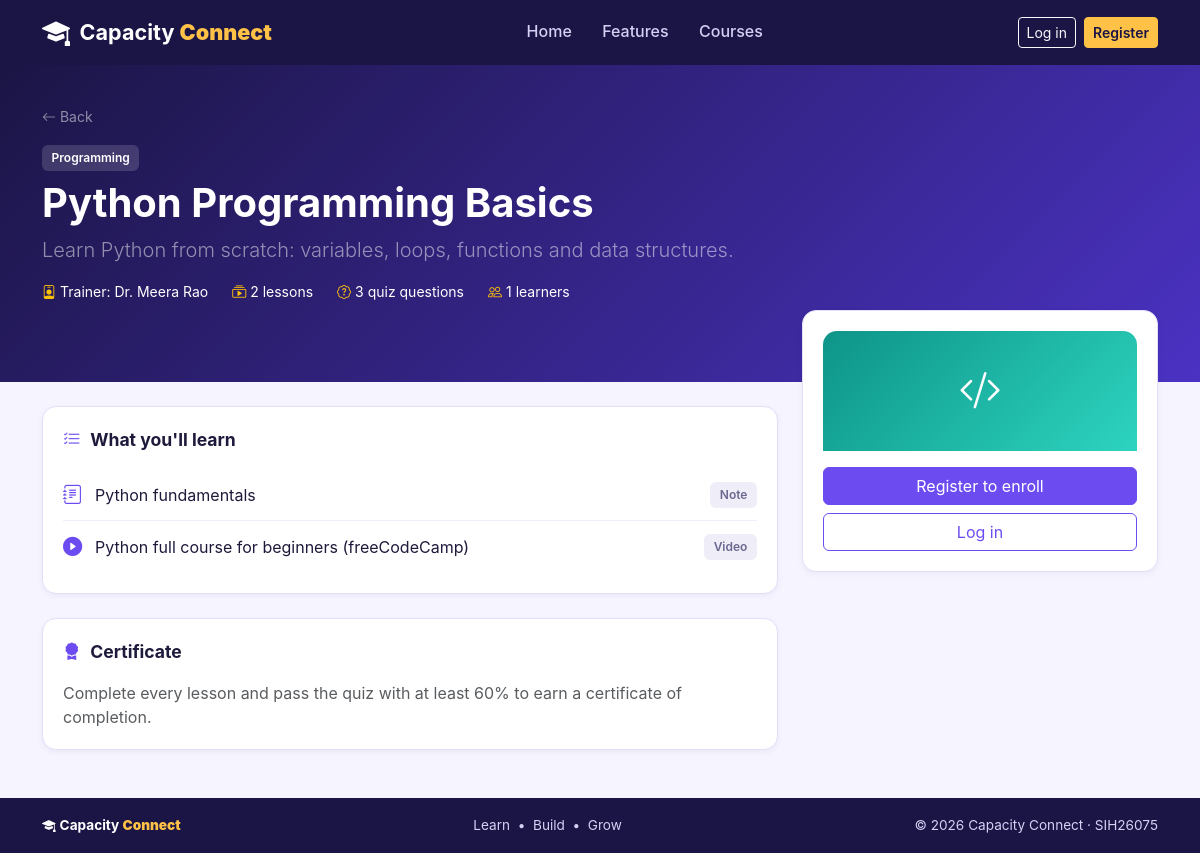
The page /course/1 on the database its author committed.
### tables this page shows
CREATE TABLE courses(id INTEGER PRIMARY KEY, title TEXT, description TEXT, category TEXT, trainer_id INTEGER);

CREATE TABLE users(id INTEGER PRIMARY KEY, name TEXT, email TEXT UNIQUE, password TEXT, role TEXT, created_at TEXT, active INTEGER DEFAULT 1);

CREATE TABLE materials(id INTEGER PRIMARY KEY, course_id INTEGER, kind TEXT, title TEXT, content TEXT);

### app.py (the view)
@app.route("/course/<int:cid>")
def course_detail(cid):
    c = q("SELECT c.*, u.name trainer FROM courses c LEFT JOIN users u ON u.id=c.trainer_id WHERE c.id=?", (cid,), True) or abort(404)
    mats = q("SELECT kind,title FROM materials WHERE course_id=?", (cid,))
    nq = q("SELECT COUNT(*) n FROM questions WHERE course_id=?", (cid,), True)["n"]
    learners = q("SELECT COUNT(*) n FROM enrollments WHERE course_id=?", (cid,), True)["n"]
    me = session.get("user")
    return render_template("course_detail.html", c=c, mats=mats, nq=nq, learners=learners, mark=PASS_MARK,
                           is_enrolled=bool(me and me["role"] == "trainee" and enrolled(me["id"], cid)),
                           is_owner=bool(me and me["role"] == "trainer" and me["id"] == c["trainer_id"]))

### app.py (called while the page is built)
def db():
    if "db" not in g:
        g.db = sqlite3.connect(DB)
        g.db.row_factory = sqlite3.Row
    return g.db

def q(sql, args=(), one=False):
    cur = db().execute(sql, args)
    rows = cur.fetchall()
    db().commit()
    if one:
        return rows[0] if rows else None
    return rows

@app.template_filter("cat_icon")
def cat_icon(c):
    c = (c or "").lower()
    return next((v for k, v in ICONS.items() if k in c), "bi-journal-bookmark-fill")

@app.template_filter("kind_icon")
def kind_icon(k):
    return KINDS.get(k, "bi-file-earmark")

@app.context_processor
def nav_counts():
    u = session.get("user")
    if u and u["role"] == "trainer":
        n = q("SELECT COUNT(*) n FROM doubts d JOIN courses c ON c.id=d.course_id "
              "WHERE c.trainer_id=? AND d.answer IS NULL", (u["id"],), True)["n"]
        return {"open_doubts": n}
    return {}

### templates/course_detail.html (shortened to what this page needs)
{% extends "base.html" %}{% from "_macros.html" import thumb %}
{% block main %}
<section class="detail-band"><div class="container-xl"><div class="row"><div class="col-lg-8">
 <a href="{{ url_for('index') if not session.user else url_for('courses' if session.user.role=='trainee' else 'dashboard') }}" class="small text-white-50 text-decoration-none"><i class="bi bi-arrow-left"></i> Back</a>
 <div class="mt-3"><span class="badge-soft">{{ c.category }}</span></div>
 <h1 class="fw-bold mt-2">{{ c.title }}</h1><p class="lead text-white-50">{{ c.description }}</p>
 <div class="d-flex flex-wrap gap-4 small"><span><i class="bi bi-person-badge me-1 text-warning"></i>Trainer: {{ c.trainer }}</span><span><i class="bi bi-collection-play me-1 text-warning"></i>{{ mats|length }} lessons</span>
  <span><i class="bi bi-patch-question me-1 text-warning"></i>{{ nq }} quiz questions</span><span><i class="bi bi-people me-1 text-warning"></i>{{ learners }} learners</span></div>
</div></div></div></section>
<div class="container-xl pb-5"><div class="row g-4">
 <div class="col-lg-8" style="padding-top:1.5rem"><div class="panel mb-4"><div class="panel-title"><i class="bi bi-list-check"></i>What you'll learn</div>
  {% for m in mats %}<div class="syl"><i class="bi {{ m.kind|kind_icon }}"></i><span class="flex-grow-1">{{ m.title }}</span><span class="badge-soft muted-b text-capitalize">{{ m.kind }}</span></div>
  {% else %}<p class="text-muted mb-0">The trainer is still adding lessons.</p>{% endfor %}</div>
  <div class="panel"><div class="panel-title"><i class="bi bi-award-fill"></i>Certificate</div><p class="text-muted mb-0">Complete every lesson and pass the quiz with at least {{ mark }}% to earn a certificate of completion.</p></div></div>
 <div class="col-lg-4"><div class="panel enroll-card">
  {{ thumb(c.category, 'wide') }}
  <div class="pt-3">
  {% if not session.user %}<a class="btn btn-primary w-100 mb-2" href="{{ url_for('register') }}">Register to enroll</a><a class="btn btn-outline-primary w-100" href="{{ url_for('login') }}">Log in</a>
  {% elif session.user.role == 'trainee' %}
   {% if is_enrolled %}<a class="btn btn-primary w-100" href="{{ url_for('learn', cid=c.id) }}">Continue learning</a>
   {% else %}<form method="post" action="{{ url_for('enroll', cid=c.id) }}"><button class="btn btn-primary w-100">Enroll now</button></form>{% endif %}
  {% elif is_owner %}<a class="btn btn-primary w-100" href="{{ url_for('manage', cid=c.id) }}">Manage this course</a>
  {% else %}<p class="small text-muted mb-0">Only trainees can enroll in courses.</p>{% endif %}
  </div></div></div>
</div></div>
{% endblock %}

### static/style.css (style rules this page uses)
:root { --navy:#1b1545;--pri:#6c4cf1;--pri-d:#5636d6;--teal:#14b8a6;--coral:#ff6b6b;--amber:#ffc247;--bg:#f6f4ff;--line:#e4def8;--ink:#1d1a3b;--muted:#6b6890 }
body { background:var(--bg);color:var(--ink);font-family:Inter,"Segoe UI",system-ui,sans-serif }
a { color:var(--pri) }
.btn-primary { --bs-btn-bg:#6c4cf1;--bs-btn-border-color:#6c4cf1;--bs-btn-hover-bg:#5636d6;--bs-btn-hover-border-color:#5636d6;--bs-btn-active-bg:#5636d6;--bs-btn-disabled-bg:#6c4cf1 }
.btn-outline-primary { --bs-btn-color:#6c4cf1;--bs-btn-border-color:#6c4cf1;--bs-btn-hover-bg:#6c4cf1;--bs-btn-hover-border-color:#6c4cf1;--bs-btn-active-bg:#6c4cf1 }
.panel { background:#fff;border:1px solid var(--line);border-radius:14px;padding:1.25rem;box-shadow:0 2px 6px rgba(27,21,69,.05) }
.panel-title { font-size:1.1rem;font-weight:700;display:flex;align-items:center;gap:.6rem;margin-bottom:1rem }
.panel-title i { color:var(--pri) }
.badge-soft { padding:.25rem .6rem;border-radius:6px;font-size:.75rem;font-weight:600;display:inline-block }
.muted-b { background:#efedf7;color:#6b6890 }
.detail-band { background:linear-gradient(135deg,#1b1545,#4b32c3);color:#fff;padding:2.4rem 0 5rem }
.detail-band .badge-soft { background:rgba(255,255,255,.15);color:#fff }
.enroll-card { margin-top:-4.5rem }
.syl { display:flex;gap:.8rem;align-items:center;padding:.7rem 0;border-bottom:1px solid #f0ecfb }
.syl:last-child { border:0 }
.syl i { color:var(--pri);font-size:1.2rem }
html { scroll-behavior:smooth }

### rows shown on the page
courses: category "Programming", title "Python Programming Basics", description "Learn Python from scratch: variables, loops, functions and data structures."
users: trainer "Dr. Meera Rao"
materials: title "Python fundamentals", kind "Note"
materials: title "Python full course for beginners (freeCodeCamp)", kind "Video"

### other values the page prints
{{ mats|length }} "2"
{{ nq }} "3"
{{ learners }} "1"
{{ mark }} "60"
